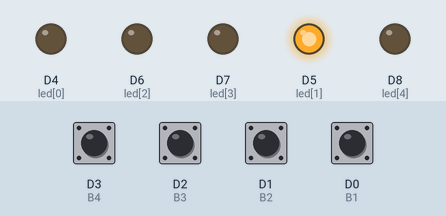
The sketch below on a simulated ESP8266 (NodeMCU). Parts: output pins drawn as LEDs (lit = HIGH). The inputs (shaded band) are chosen by the test bench; at power-on: D0 (B1), D1 (B2), D2 (B3), D3 (B4) HIGH.

Above: at 1.2 s.
1.3 s: D3 (B4) pulled LOW for 0.15 s
At 1.8 s:
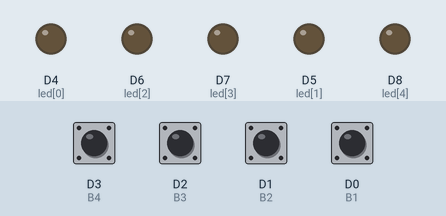
2.9 s: D2 (B3) pulled LOW for 0.15 s
At 2.97 s:
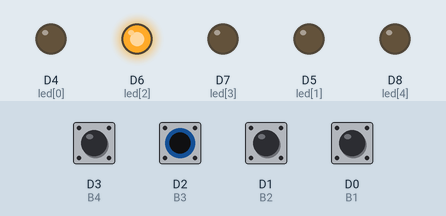
4.5 s: D0 (B1) pulled LOW for 0.15 s
At 4.57 s:
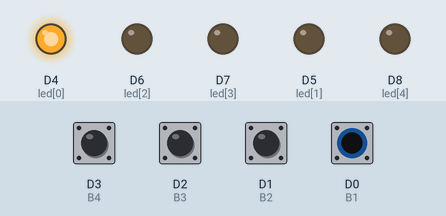
6.1 s: D3 (B4) driven LOW and D2 (B3) driven LOW
At 7.1 s:
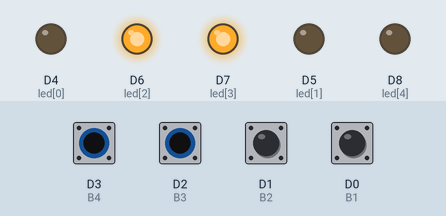
7.6 s: D0 (B1) pulled LOW for 1 s
At 8.3 s:
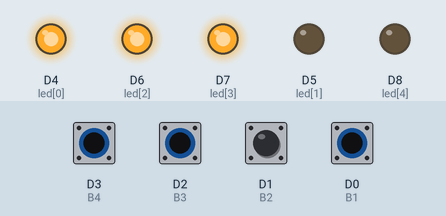
10.1 s: D3 (B4) driven HIGH
At 11.4 s:
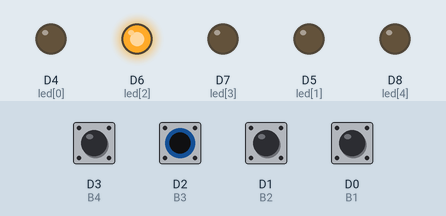
Timing chart, 0 to 12.6 s (numbered marks = the images above; inputs shaded):
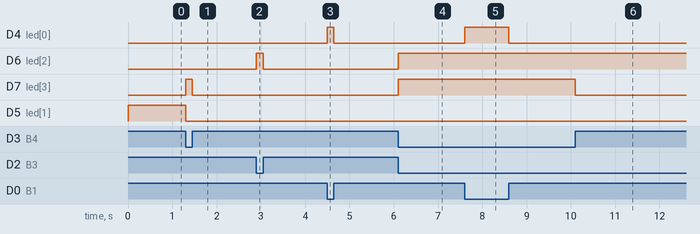

Measured:
- after the input at 1.3 s, D7 (led[3]): LOW → HIGH at once, → LOW 0.15 s later; D5 (led[1]): HIGH → LOW at once
- after the input at 2.9 s, D6 (led[2]): LOW → HIGH at once, → LOW 0.15 s later
- after the input at 4.5 s, D4 (led[0]): LOW → HIGH at once, → LOW 0.15 s later
- after the input at 6.1 s, D6 (led[2]), D7 (led[3]): LOW → HIGH at once
- after the input at 7.6 s, D4 (led[0]): LOW → HIGH at once, → LOW 1.0 s later
- after the input at 10.1 s, D7 (led[3]): HIGH → LOW at once

The sketch:

firmware.ino
```cpp
//buttons
int B1 = D0;
int B2 = D1;
int B3 = D2;
int B4 = D3;

//leds
int led[5] = {D4, D5, D6, D7, D8};

bool special = false; //specialmode
int curr = 0; //current led
int bright = 50; // brightness

void setup(){
  pinMode(B1, INPUT_PULLUP);
  pinMode(B2, INPUT_PULLUP);
  pinMode(B3, INPUT_PULLUP);
  pinMode(B4, INPUT_PULLUP);

  for(int i = 0; i < 5; i++){
    pinMode(led[i], OUTPUT);
  }

  long startTime = millis();
}


void loop(){
  bool b1 = (digitalRead(B1) == LOW);
  bool b2 = (digitalRead(B2) == LOW);
  bool b3 = (digitalRead(B3) == LOW);
  bool b4 = (digitalRead(B4) == LOW);

  // controls led w/ b1 and b2, increases brightness w/ b4, press b3 to exit
  if(special){
    if(b1){
      curr--;
      if(curr < 0){
        curr = 4;
      }
    }
    if(b2){
      curr++;
      if(curr > 4){
        curr = 0;
      }
    }
    if(b4){
      if(bright < 255){
        bright += 15;
      }
    }
    if(bright > 0){
      bright--;
    }

    for(int i = 0; i < 5; i++){
      if(i == curr) analogWrite(led[i], bright);
      else analogWrite(led[i], 0);
    }

    if(b3) special = false;
  }
  else{
    long b1time;
    long b2time;
    long b3time = 0;
    long b4time;

    if(b1){
      b1time = millis();
      digitalWrite(led[0], HIGH);
    } else{
      digitalWrite(led[0], LOW);
    }

    if(b2){
      b2time = millis();
    }

    if(abs(b2time-b1time) <= 2000){
      digitalWrite(led[1], HIGH);
    } else{
      digitalWrite(led[1], LOW);
    }

    if(b3){
      b3time++;
      digitalWrite(led[2], HIGH);
    } else{
      digitalWrite(led[2], LOW);
      b3time = 0;
    }

    // special mode if b3 is held for more than 800 loops
    if(b3time > 800){
      special = true;
      digitalWrite(led[4], HIGH);
    } else{
      digitalWrite(led[4], LOW);
    }

    if(b4){
      b4time = millis();
      digitalWrite(led[3], HIGH);
    } else{
      digitalWrite(led[3], LOW);
    }
  }
}
```
